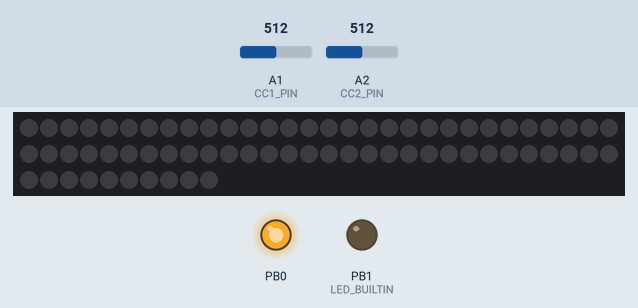
The program below on a simulated ATtiny85, built with avr-gcc and run on an emulated ATtiny85. On the bench: 70 RGB LEDs in strip order, left to right, continuing on the next row, output pins drawn as LEDs (lit = HIGH). The inputs (shaded band) are chosen by the test bench; at power-on: A2 (CC2_PIN) = 512, A1 (CC1_PIN) = 512. Dim RGB values are drawn brighter than linear.

Above: at 1.2 s.
1.3 s: A2 (CC2_PIN) set to 122
At 2.3 s:
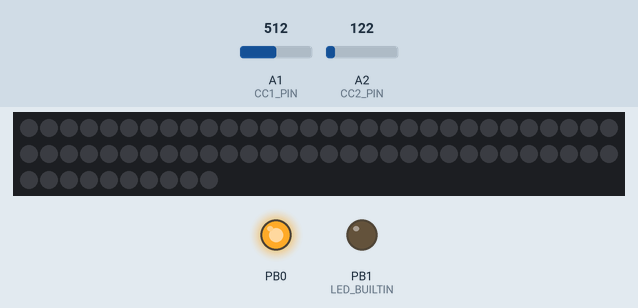
2.8 s: A1 (CC1_PIN) set to 281
4.3 s: A1 (CC1_PIN) set to 260
At 5.36 s:
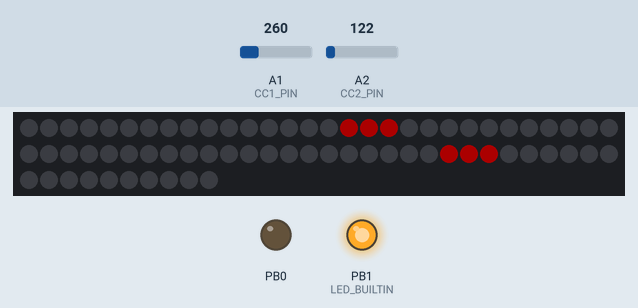
6.3 s: A2 (CC2_PIN) set to 260
7.8 s: A2 (CC2_PIN) set to 278
At 8.5 s:
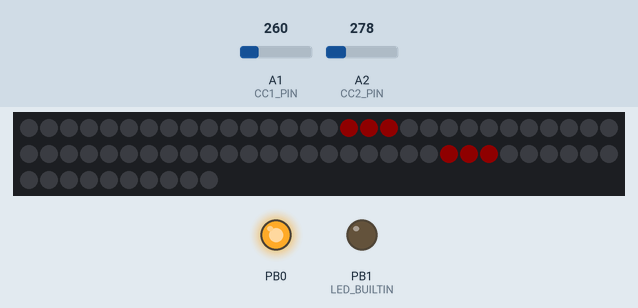
Timing chart, 0 to 10.3 s (numbered marks = the images above; inputs shaded):
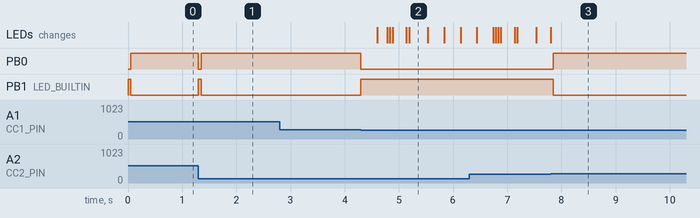

The program:

main.cpp
```cpp
#include <Arduino.h>

#include <Adafruit_NeoPixel.h>

#define CC_VOLTAGE_THRESH_3A 1.31
#define CC_ADC_THRESH_3A (int) ((CC_VOLTAGE_THRESH_3A / 5) * 1024)

#define CC1_PIN A1
#define CC2_PIN A2
#define RST_PIN PB0

#define PIN_MASK ((1 << RST_PIN) | (1 << LED_BUILTIN))

#define PIXEL_PIN PB3
#define PIXEL_COUNT 70
#define US_SLIP (PIXEL_COUNT * 30)

#define SWITCH_DELAY 50

class Timer {
  unsigned long currentTime;
  unsigned long duration;

public:
  void start(unsigned long duration) {
    this->duration = duration;
    this->currentTime = millis();
  }

  bool isExpired() {
    return (millis() - currentTime >= duration);
  }
};

enum State {
  DISABLED,
  SWITCHING,
  ENABLED,
};

Adafruit_NeoPixel pixels = Adafruit_NeoPixel(PIXEL_COUNT, PIXEL_PIN, NEO_GRB + NEO_KHZ800);

State currentState;
Timer timer;

void doErrAnim() {
  for (size_t i = 0; i < 3; ++i) {
    pixels.setPixelColor(16 + i, pixels.Color(50 * abs(sin((millis() / 4000.0) * 2.0 * PI)), 0, 0));
    pixels.setPixelColor(51 + i, pixels.Color(50 * abs(sin((millis() / 4000.0) * 2.0 * PI)), 0, 0));
  }
  pixels.show();
}

void updateStatus() {
  PORTB = (PORTB & (0xff ^ PIN_MASK)) | (currentState == State::ENABLED ? 1 << RST_PIN : 1 << LED_BUILTIN);

  if (currentState == State::DISABLED) {
    pinMode(PIXEL_PIN, OUTPUT);
    doErrAnim();
  } else {
    pinMode(PIXEL_PIN, INPUT);
  }
}

void setup() {
  DDRB = PIN_MASK;

  currentState = State::SWITCHING;
  timer.start(SWITCH_DELAY);

  pixels.begin();
}

void loop() {
  if (max(analogRead(CC1_PIN), analogRead(CC2_PIN)) > CC_ADC_THRESH_3A) {
    if (currentState == State::DISABLED) {
      currentState = State::SWITCHING;
      timer.start(SWITCH_DELAY);
    } else if (currentState == State::SWITCHING && timer.isExpired()) {
      currentState = State::ENABLED;
    }
  } else {
    if (currentState == State::ENABLED) {
      currentState = State::SWITCHING;
      timer.start(SWITCH_DELAY);
    } else if (currentState == State::SWITCHING && timer.isExpired()) {
      currentState = State::DISABLED;
    }
  }

  updateStatus();
}
```

Measured:
- the behaviour switches between 269 and 268 on A1 (CC1_PIN) (found by bisection; images 1 and 2)
- the behaviour switches between 268 and 269 on A2 (CC2_PIN) (found by bisection; images 2 and 3)
- after the input at 1.3 s, PB0: HIGH → LOW at once, → HIGH 0.05 s later; PB1 (LED_BUILTIN): LOW → HIGH at once, → LOW 0.05 s later
- after the input at 2.8 s, every drawn part: stays the same
- after the input at 4.3 s, PB0: HIGH → LOW at once; PB1 (LED_BUILTIN): LOW → HIGH at once; the LEDs: first change after 0.30 s (image 2 shows a later state)
- after the input at 7.8 s, PB0: LOW → HIGH after 0.05 s; PB1 (LED_BUILTIN): HIGH → LOW after 0.05 s
